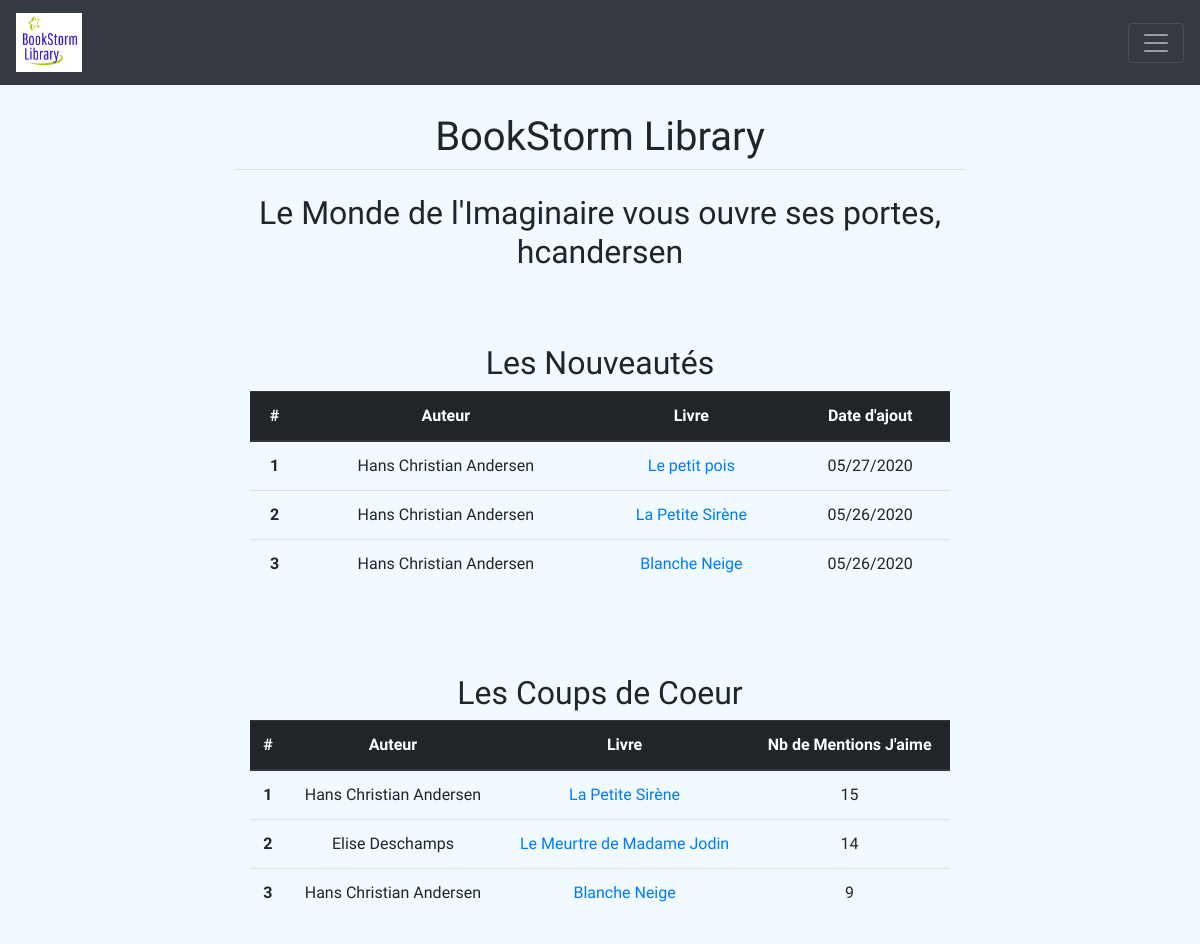
/ (signed in), run on the app's committed database.
### accounts/models.py (models this page shows, shortened)
class Account(AbstractUser):
    is_author	= models.BooleanField(default=False)
    def has_author_account(self):
        return self.is_author
    def __str__(self):
        if self.first_name is None or not self.first_name: #no null in python, use None instead
            return self.username
        else:
            return self.get_full_name()

### books/models.py (models this page shows, shortened)
class Book(models.Model): #() indicate inheritance
	title				= models.CharField(max_length=120)
	summary 			= models.TextField()
	author				= models.ForeignKey(Account, on_delete=models.CASCADE, limit_choices_to={'is_author': True}) # possible values of on_delete: [CASCADE, PROTECT, SET_NULL, SET_DEFAULT, SET(value)]
	publication_date	= models.DateField()
	create_stamp        = models.DateField(auto_now_add=True)
	categories			= models.ManyToManyField(Category) # ManyToMany relationship with the Category model class
	price				= models.DecimalField(max_digits = 5, decimal_places = 2)
	nb_likes			= models.IntegerField(default=0, editable=False)
	def __str__(self):
		return self.title # toString method ==> print(obj)

### pages/views.py (the view)
# urls.py: path('', index_view, name='index'),
def index_view(request):
	if request.user.is_authenticated:
		new_arrivals_list 	= Book.objects.order_by('-create_stamp')[:3] #order by descending order, keep first 3
		top_books_list 		= Book.objects.order_by('-nb_likes')[:3] #order by descending order, keep first 3
		context = {
			'new_arrivals_list'	: new_arrivals_list,
			'top_books_list'	: top_books_list
		}
		return render(request, 'index.html', context)
	else:
		return redirect('accounts:login')

### pages/templates/index.html
{% extends 'base.html' %}
{% block content %}
	{% load pages_extras %}
	<h2 style="text-align: center;">Le <span style="font-family: 'Mountains of Christmas', cursive;">Monde de l'Imaginaire</span> vous ouvre ses portes, {{ user.get_username }}</h2>
	{% if not new_arrivals_list and not top_books_list %}
		<div class="alert alert-warning text-center">
			Nous n'avons malheureusement aucun livre à vous proposer pour le moment. Mais revenez bientôt, nous aurons certainement de quoi vous faire rêver!
		</div>
	{% else %}
		<div class="container" style="margin-top: 10%">
			<div class="row" style="margin-bottom: 10%;">
				<div class="col text-center align-self-center">
					<h2 style="font-family: 'Mountains of Christmas', cursive;">Les Nouveautés</h2>
					<table class="table">
					  <thead class="thead-dark">
					    <tr>
					      <th scope="col">#</th>
					      <th scope="col">Auteur</th>
					      <th scope="col">Livre</th>
					      <th scope="col">Date d'ajout</th>
					    </tr>
					  </thead>
					  <tbody>
					  	{% for book in new_arrivals_list%}
					  		<tr>
						      <th scope="row">{{ forloop.counter }}</th>
						      <td>{{ book.author }}</td>
						      <td><a href="{% url 'books:book-detail' book.pk %}">{{ book }}</a></td>
						      <td>{{ book.create_stamp|date:"SHORT_DATE_FORMAT" }}</td>
						    </tr>
					  	{% endfor %}
					  </tbody>
					</table>
				</div>
			</div>
			<div class="row">
				<div class="col text-center align-self-center">
					<div class="col text-center align-self-center">
						<h2 style="font-family: 'Mountains of Christmas', cursive;">Les Coups de Coeur</h2>
					</div>
					<table class="table table-hover">
					  <thead class="thead-dark">
					    <tr>
					      <th scope="col">#</th>
					      <th scope="col">Auteur</th>
					      <th scope="col">Livre</th>
					      <th scope="col">Nb de Mentions J'aime</th>
					    </tr>
					  </thead>
					  <tbody>
					    {% for book in top_books_list %}
					  		<tr>
						      <th scope="row">{{ forloop.counter }}</th>
						      <td>{{ book.author }}</td>
						      <td><a href="{% url 'books:book-detail' book.pk %}">{{ book }}</a></td>
						      <td>{{ book.nb_likes }}</td>
						    </tr>
					  	{% endfor %}
					  </tbody>
					</table>
				</div>
			</div>
	{% endif %}
{% endblock %}

### pages/templates/base.html (style rules this page uses)
body { font-family: 'Dosis', sans-serif; }

### data on the page
Account: get_username "hcandersen"
Book: author "Hans Christian Andersen", title "Le petit pois", create_stamp "05/27/2020"
Book: author "Hans Christian Andersen", title "La Petite Sirène", create_stamp "05/26/2020", nb_likes "15"
Book: author "Hans Christian Andersen", title "Blanche Neige", create_stamp "05/26/2020", nb_likes "9"
Book: author "Elise Deschamps", title "Le Meurtre de Madame Jodin", nb_likes "14"
